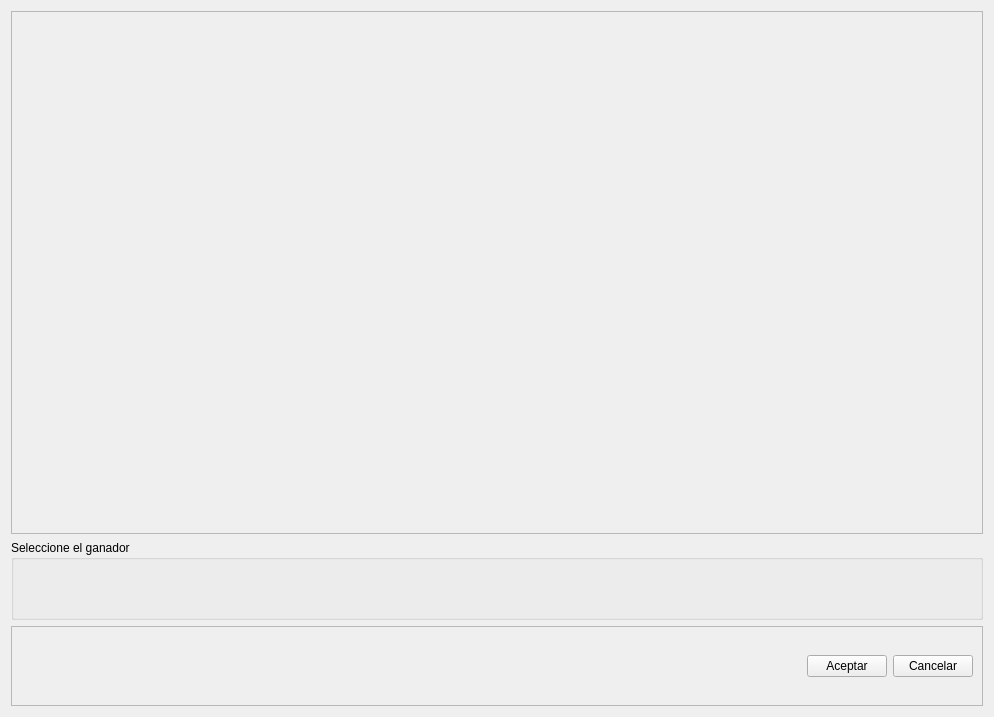
<?xml version="1.0" encoding="UTF-8"?>
<ui version="4.0">
 <class>Form</class>
 <widget class="QWidget" name="Form">
  <property name="geometry">
   <rect>
    <x>0</x>
    <y>0</y>
    <width>994</width>
    <height>717</height>
   </rect>
  </property>
  <property name="windowTitle">
   <string>Form</string>
  </property>
  <layout class="QVBoxLayout" name="verticalLayout" stretch="1,0,0">
   <item>
    <widget class="QFrame" name="spots_container">
     <property name="frameShape">
      <enum>QFrame::StyledPanel</enum>
     </property>
     <property name="frameShadow">
      <enum>QFrame::Raised</enum>
     </property>
    </widget>
   </item>
   <item>
    <widget class="QGroupBox" name="checks_container">
     <property name="minimumSize">
      <size>
       <width>0</width>
       <height>80</height>
      </size>
     </property>
     <property name="title">
      <string>Seleccione el ganador</string>
     </property>
    </widget>
   </item>
   <item>
    <widget class="QFrame" name="frame_3">
     <property name="minimumSize">
      <size>
       <width>0</width>
       <height>80</height>
      </size>
     </property>
     <property name="frameShape">
      <enum>QFrame::StyledPanel</enum>
     </property>
     <property name="frameShadow">
      <enum>QFrame::Raised</enum>
     </property>
     <layout class="QHBoxLayout" name="horizontalLayout">
      <item>
       <spacer name="horizontalSpacer">
        <property name="orientation">
         <enum>Qt::Horizontal</enum>
        </property>
        <property name="sizeHint" stdset="0">
         <size>
          <width>40</width>
          <height>20</height>
         </size>
        </property>
       </spacer>
      </item>
      <item>
       <widget class="QPushButton" name="accept_btn">
        <property name="cursor">
         <cursorShape>PointingHandCursor</cursorShape>
        </property>
        <property name="text">
         <string>Aceptar</string>
        </property>
       </widget>
      </item>
      <item>
       <widget class="QPushButton" name="pushButton_2">
        <property name="cursor">
         <cursorShape>PointingHandCursor</cursorShape>
        </property>
        <property name="text">
         <string>Cancelar</string>
        </property>
       </widget>
      </item>
     </layout>
    </widget>
   </item>
  </layout>
 </widget>
 <resources/>
 <connections/>
</ui>
